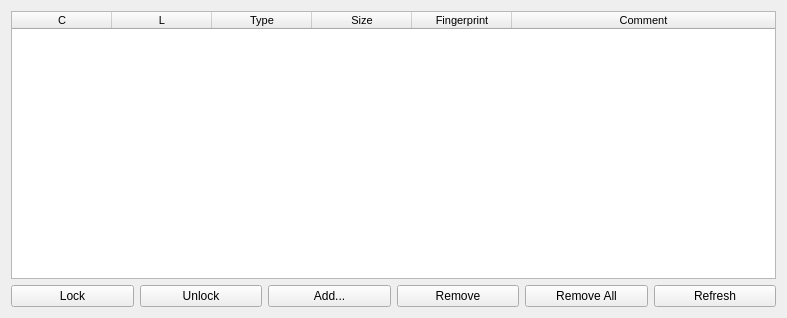
<?xml version="1.0" encoding="UTF-8"?>
<ui version="4.0">
 <author>David Lechner</author>
 <class>KeyManagerFrame</class>
 <widget class="QWidget" name="KeyManagerFrame">
  <property name="geometry">
   <rect>
    <x>0</x>
    <y>0</y>
    <width>787</width>
    <height>318</height>
   </rect>
  </property>
  <property name="windowTitle">
   <string>Dialog</string>
  </property>
  <layout class="QVBoxLayout" name="verticalLayout">
   <item>
    <widget class="QStackedWidget" name="mStackedWidget">
     <property name="currentIndex">
      <number>1</number>
     </property>
     <widget class="QWidget" name="mMessagePage">
      <layout class="QHBoxLayout" name="mMessagePaneLayout_3">
       <property name="margin">
        <number>0</number>
       </property>
       <item>
        <widget class="QLabel" name="mMessageLabel">
         <property name="font">
          <font>
           <pointsize>12</pointsize>
          </font>
         </property>
         <property name="acceptDrops">
          <bool>true</bool>
         </property>
         <property name="text">
          <string>Message</string>
         </property>
         <property name="alignment">
          <set>Qt::AlignCenter</set>
         </property>
        </widget>
       </item>
      </layout>
     </widget>
     <widget class="QWidget" name="mTablePage">
      <layout class="QHBoxLayout" name="horizontalLayout_2">
       <property name="margin">
        <number>0</number>
       </property>
       <item>
        <widget class="QTableWidget" name="mTableWidget">
         <property name="font">
          <font>
           <pointsize>8</pointsize>
          </font>
         </property>
         <property name="focusPolicy">
          <enum>Qt::NoFocus</enum>
         </property>
         <property name="acceptDrops">
          <bool>true</bool>
         </property>
         <property name="editTriggers">
          <set>QAbstractItemView::NoEditTriggers</set>
         </property>
         <property name="dragDropMode">
          <enum>QAbstractItemView::DropOnly</enum>
         </property>
         <property name="defaultDropAction">
          <enum>Qt::CopyAction</enum>
         </property>
         <property name="alternatingRowColors">
          <bool>true</bool>
         </property>
         <property name="selectionMode">
          <enum>QAbstractItemView::MultiSelection</enum>
         </property>
         <property name="selectionBehavior">
          <enum>QAbstractItemView::SelectRows</enum>
         </property>
         <property name="showGrid">
          <bool>false</bool>
         </property>
         <property name="wordWrap">
          <bool>false</bool>
         </property>
         <property name="rowCount">
          <number>0</number>
         </property>
         <property name="columnCount">
          <number>6</number>
         </property>
         <attribute name="horizontalHeaderStretchLastSection">
          <bool>true</bool>
         </attribute>
         <attribute name="verticalHeaderVisible">
          <bool>false</bool>
         </attribute>
         <column>
          <property name="text">
           <string>C</string>
          </property>
          <property name="toolTip">
           <string>Confirm Constraint</string>
          </property>
         </column>
         <column>
          <property name="text">
           <string>L</string>
          </property>
          <property name="toolTip">
           <string>Lifetime Constraint</string>
          </property>
         </column>
         <column>
          <property name="text">
           <string>Type</string>
          </property>
         </column>
         <column>
          <property name="text">
           <string>Size</string>
          </property>
         </column>
         <column>
          <property name="text">
           <string>Fingerprint</string>
          </property>
         </column>
         <column>
          <property name="text">
           <string>Comment</string>
          </property>
         </column>
        </widget>
       </item>
      </layout>
     </widget>
    </widget>
   </item>
   <item>
    <layout class="QHBoxLayout" name="mButtonLayout">
     <item>
      <widget class="QPushButton" name="mLockButton">
       <property name="text">
        <string>Lock</string>
       </property>
       <property name="checkable">
        <bool>false</bool>
       </property>
      </widget>
     </item>
     <item>
      <widget class="QPushButton" name="mUnlockButton">
       <property name="text">
        <string>Unlock</string>
       </property>
      </widget>
     </item>
     <item>
      <widget class="QPushButton" name="mAddButton">
       <property name="text">
        <string>Add...</string>
       </property>
      </widget>
     </item>
     <item>
      <widget class="QPushButton" name="mRemoveButton">
       <property name="text">
        <string>Remove</string>
       </property>
      </widget>
     </item>
     <item>
      <widget class="QPushButton" name="mRemoveAllButton">
       <property name="text">
        <string>Remove All</string>
       </property>
      </widget>
     </item>
     <item>
      <widget class="QPushButton" name="mRefreshButton">
       <property name="text">
        <string>Refresh</string>
       </property>
      </widget>
     </item>
    </layout>
   </item>
  </layout>
 </widget>
 <resources/>
 <connections/>
</ui>
